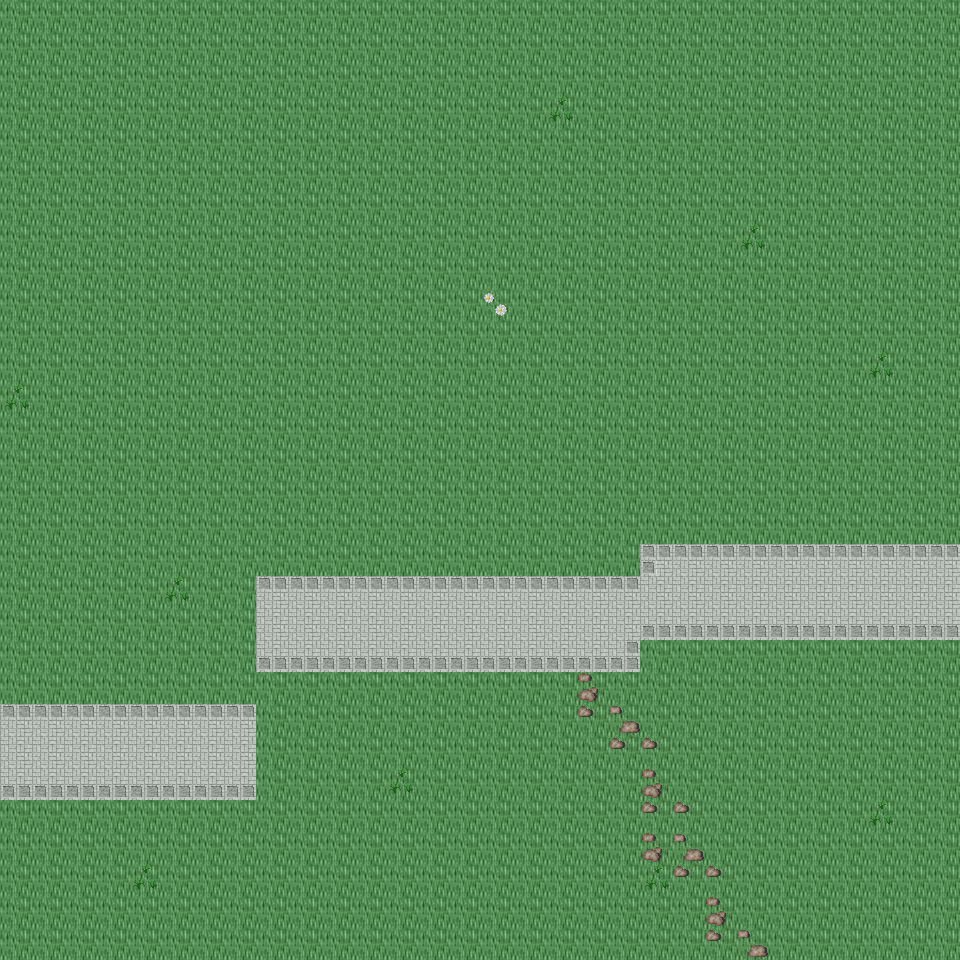

Rendered tile map (Tiled .tmx) drawn with the repository's tilesets; below, a short description and the map source with its tile grids summarised:
An orthogonal 30x30 tile map with 32x32 px tiles, 6 tile layers (Ground, Object, Object2, Above, ...), 43 tilesets and 3 objects (3x mapExit).

<map version="1.0" orientation="orthogonal" renderorder="right-down" width="30" height="30" tilewidth="32" tileheight="32" nextobjectid="4">
  <tileset firstgid="1" name="tileset_ground_ground" tilewidth="32" tileheight="32" tilecount="33" columns="3">
    <image source="../drawable/tileset_ground_ground.png" width="96" height="352" />
  </tileset>
  <tileset firstgid="34" name="tileset_ground_water_water" tilewidth="32" tileheight="32" tilecount="24" columns="3">
    <image source="../drawable/tileset_ground_water_water.png" width="96" height="256" />
  </tileset>
  <tileset firstgid="58" name="tileset_ground_square_patch" tilewidth="32" tileheight="32" tilecount="9" columns="3">
    <image source="../drawable/tileset_ground_square_patch.png" width="96" height="96" />
  </tileset>
  <tileset firstgid="67" name="tileset_building_wall_wall_brown" tilewidth="32" tileheight="32" tilecount="12" columns="3">
    <image source="../drawable/tileset_building_wall_wall_brown.png" width="96" height="128" />
  </tileset>
  <tileset firstgid="79" name="tileset_ground_water_pool_grassy" tilewidth="32" tileheight="32" tilecount="27" columns="9">
    <image source="../drawable/tileset_ground_water_pool_grassy.png" width="288" height="96" />
  </tileset>
  <tileset firstgid="106" name="tileset_ground_ridge_earth_dark" tilewidth="32" tileheight="32" tilecount="96" columns="12">
    <image source="../drawable/tileset_ground_ridge_earth_dark.png" width="384" height="256" />
  </tileset>
  <tileset firstgid="202" name="tileset_plant_grasses" tilewidth="32" tileheight="32" tilecount="6" columns="3">
    <image source="../drawable/tileset_plant_grasses.png" width="96" height="64" />
  </tileset>
  <tileset firstgid="208" name="tileset_plant_flower_daisy_white" tilewidth="32" tileheight="32" tilecount="8" columns="2">
    <image source="../drawable/tileset_plant_flower_daisy_white.png" width="64" height="128" />
  </tileset>
  <tileset firstgid="216" name="tileset_ground_rock_pebbles" tilewidth="32" tileheight="32" tilecount="3" columns="1">
    <image source="../drawable/tileset_ground_rock_pebbles.png" width="32" height="96" />
  </tileset>
  <tileset firstgid="219" name="tileset_ground_rock_rocks_2" tilewidth="32" tileheight="32" tilecount="4" columns="2">
    <image source="../drawable/tileset_ground_rock_rocks_2.png" width="64" height="64" />
  </tileset>
  <tileset firstgid="223" name="tileset_item_pot_pot_grey" tilewidth="32" tileheight="32" tilecount="1" columns="1">
    <image source="../drawable/tileset_item_pot_pot_grey.png" width="32" height="32" />
  </tileset>
  <tileset firstgid="224" name="tileset_plant_bush_bushes" tilewidth="32" tileheight="32" tilecount="10" columns="5">
    <image source="../drawable/tileset_plant_bush_bushes.png" width="160" height="64" />
  </tileset>
  <tileset firstgid="234" name="tileset_ground_ladder_vertical_dark" tilewidth="32" tileheight="32" tilecount="3" columns="3">
    <image source="../drawable/tileset_ground_ladder_vertical_dark.png" width="96" height="32" />
  </tileset>
  <tileset firstgid="237" name="tileset_ground_ladder_horizontal_dark" tilewidth="32" tileheight="32" tilecount="3" columns="1">
    <image source="../drawable/tileset_ground_ladder_horizontal_dark.png" width="32" height="96" />
  </tileset>
  <tileset firstgid="240" name="tileset_plant_flower_daisy_blue" tilewidth="32" tileheight="32" tilecount="8" columns="2">
    <image source="../drawable/tileset_plant_flower_daisy_blue.png" width="64" height="128" />
  </tileset>
  <tileset firstgid="248" name="tileset_ground_grass_edges" tilewidth="32" tileheight="32" tilecount="36" columns="12">
    <image source="../drawable/tileset_ground_grass_edges.png" width="384" height="96" />
  </tileset>
  <tileset firstgid="284" name="tileset_ground_grass_corners" tilewidth="32" tileheight="32" tilecount="24" columns="6">
    <image source="../drawable/tileset_ground_grass_corners.png" width="192" height="128" />
  </tileset>
  <tileset firstgid="308" name="tileset_ground_cobbled_paving" tilewidth="32" tileheight="32" tilecount="1" columns="1">
    <image source="../drawable/tileset_ground_cobbled_paving.png" width="32" height="32" />
  </tileset>
  <tileset firstgid="309" name="tileset_building_door_door_n" tilewidth="32" tileheight="32" tilecount="6" columns="3">
    <image source="../drawable/tileset_building_door_door_n.png" width="96" height="64" />
  </tileset>
  <tileset firstgid="315" name="tileset_building_door_closed" tilewidth="32" tileheight="32" tilecount="1" columns="1">
    <image source="../drawable/tileset_building_door_closed.png" width="32" height="32" />
  </tileset>
  <tileset firstgid="316" name="tileset_building_window_window_right" tilewidth="32" tileheight="32" tilecount="2" columns="2">
    <image source="../drawable/tileset_building_window_window_right.png" width="64" height="32" />
  </tileset>
  <tileset firstgid="318" name="tileset_plant_flower_daisy_red" tilewidth="32" tileheight="32" tilecount="8" columns="2">
    <image source="../drawable/tileset_plant_flower_daisy_red.png" width="64" height="128" />
  </tileset>
  <tileset firstgid="326" name="tileset_building_window_window_long" tilewidth="32" tileheight="32" tilecount="3" columns="3">
    <image source="../drawable/tileset_building_window_window_long.png" width="96" height="32" />
  </tileset>
  <tileset firstgid="329" name="tileset_plant_flower_daisy_yellow" tilewidth="32" tileheight="32" tilecount="8" columns="2">
    <image source="../drawable/tileset_plant_flower_daisy_yellow.png" width="64" height="128" />
  </tileset>
  <tileset firstgid="337" name="tileset_furniture_light_flames" tilewidth="32" tileheight="32" tilecount="6" columns="6">
    <image source="../drawable/tileset_furniture_light_flames.png" width="192" height="32" />
  </tileset>
  <tileset firstgid="343" name="tileset_building_fence_fence_chunky" tilewidth="32" tileheight="32" tilecount="21" columns="3">
    <image source="../drawable/tileset_building_fence_fence_chunky.png" width="96" height="224" />
  </tileset>
  <tileset firstgid="364" name="tileset_plant_tree_tree_green" tilewidth="32" tileheight="32" tilecount="88" columns="8">
    <image source="../drawable/tileset_plant_tree_tree_green.png" width="256" height="352" />
  </tileset>
  <tileset firstgid="452" name="tileset_plant_tree_tree_darkgreen" tilewidth="32" tileheight="32" tilecount="88" columns="8">
    <image source="../drawable/tileset_plant_tree_tree_darkgreen.png" width="256" height="352" />
  </tileset>
  <tileset firstgid="540" name="tileset_item_sign_large" tilewidth="32" tileheight="32" tilecount="15" columns="5">
    <image source="../drawable/tileset_item_sign_large.png" width="160" height="96" />
  </tileset>
  <tileset firstgid="555" name="tileset_ground_ladder_small" tilewidth="32" tileheight="32" tilecount="1" columns="1">
    <image source="../drawable/tileset_ground_ladder_small.png" width="32" height="32" />
  </tileset>
  <tileset firstgid="556" name="tileset_building_roof_blue" tilewidth="32" tileheight="32" tilecount="20" columns="5">
    <image source="../drawable/tileset_building_roof_blue.png" width="160" height="128" />
  </tileset>
  <tileset firstgid="576" name="tileset_building_decoration_chimney" tilewidth="32" tileheight="32" tilecount="2" columns="1">
    <image source="../drawable/tileset_building_decoration_chimney.png" width="32" height="64" />
  </tileset>
  <tileset firstgid="578" name="tileset_logic_creature_gnome" tilewidth="32" tileheight="32" tilecount="6" columns="6">
    <image source="../drawable/tileset_logic_creature_gnome.png" width="192" height="32" />
  </tileset>
  <tileset firstgid="584" name="tileset_logic_creature_rodent" tilewidth="32" tileheight="32" tilecount="8" columns="8">
    <image source="../drawable/tileset_logic_creature_rodent.png" width="256" height="32" />
  </tileset>
  <tileset firstgid="592" name="tileset_logic_creature_animal" tilewidth="32" tileheight="32" tilecount="32" columns="8">
    <image source="../drawable/tileset_logic_creature_animal.png" width="256" height="128" />
  </tileset>
  <tileset firstgid="624" name="tileset_logic_collision" tilewidth="32" tileheight="32" tilecount="1" columns="1">
    <image source="../drawable/tileset_logic_collision.png" width="32" height="32" />
  </tileset>
  <tileset firstgid="625" name="tileset_ground_water_water_corners" tilewidth="32" tileheight="32" tilecount="12" columns="6">
    <image source="../drawable/tileset_ground_water_water_corners.png" width="192" height="64" />
  </tileset>
  <tileset firstgid="637" name="tileset_ground_green_paving" tilewidth="32" tileheight="32" tilecount="18" columns="3">
    <image source="../drawable/tileset_ground_green_paving.png" width="96" height="192" />
  </tileset>
  <tileset firstgid="655" name="tileset_logic_protection" tilewidth="32" tileheight="32" tilecount="2" columns="2">
    <image source="../drawable/tileset_logic_protection.png" width="64" height="32" />
  </tileset>
  <tileset firstgid="657" name="tileset_light_yellow_light_5x5" tilewidth="32" tileheight="32" tilecount="25" columns="5">
    <image source="../drawable/tileset_light_yellow_light_5x5.png" width="160" height="160" />
  </tileset>
  <tileset firstgid="682" name="tileset_furniture_light_small_lamp" tilewidth="32" tileheight="32" tilecount="4" columns="4">
    <image source="../drawable/tileset_furniture_light_small_lamp.png" width="128" height="32" />
  </tileset>
  <tileset firstgid="686" name="tileset_light_door_light" tilewidth="32" tileheight="32" tilecount="12" columns="3">
    <image source="../drawable/tileset_light_door_light.png" width="96" height="128" />
  </tileset>
  <tileset firstgid="698" name="tileset_logic_creature_human_risecia" tilewidth="32" tileheight="32" tilecount="4" columns="4">
    <image source="../drawable/tileset_logic_creature_human_risecia.png" width="128" height="32" />
  </tileset>
  <layer name="Ground" width="30" height="30">
    <data>[900 cells, 900 non-empty, 2 distinct tile ids]</data>
  </layer>
  <layer name="Object" width="30" height="30">
    <data>[900 cells, 85 non-empty, 9 distinct tile ids]</data>
  </layer>
  <layer name="Object2" width="30" height="30">
    <data>[900 cells, 0 non-empty, 0 distinct tile ids]</data>
  </layer>
  <layer name="Above" width="30" height="30">
    <data>[900 cells, 0 non-empty, 0 distinct tile ids]</data>
  </layer>
  <layer name="Above2" width="30" height="30">
    <data>[900 cells, 0 non-empty, 0 distinct tile ids]</data>
  </layer>
  <layer name="Walkable" width="30" height="30">
    <data>[900 cells, 0 non-empty, 0 distinct tile ids]</data>
  </layer>
  <objectgroup name="MapEvents">
    <object id="1" name="north" type="mapExit" x="0" y="0" width="960" height="32">
      <properties>
        <property name="map" value="level_0_x208_y27" />
        <property name="x" value="0" />
        <property name="y" value="28" />
      </properties>
    </object>
    <object id="2" name="south" type="mapExit" x="0" y="928" width="960" height="32">
      <properties>
        <property name="map" value="level_0_x208_y29" />
        <property name="x" value="0" />
        <property name="y" value="1" />
      </properties>
    </object>
    <object id="3" name="west" type="mapExit" x="0" y="0" width="32" height="960">
      <properties>
        <property name="map" value="level_0_x207_y28" />
        <property name="x" value="28" />
        <property name="y" value="0" />
      </properties>
    </object>
  </objectgroup>
</map>
